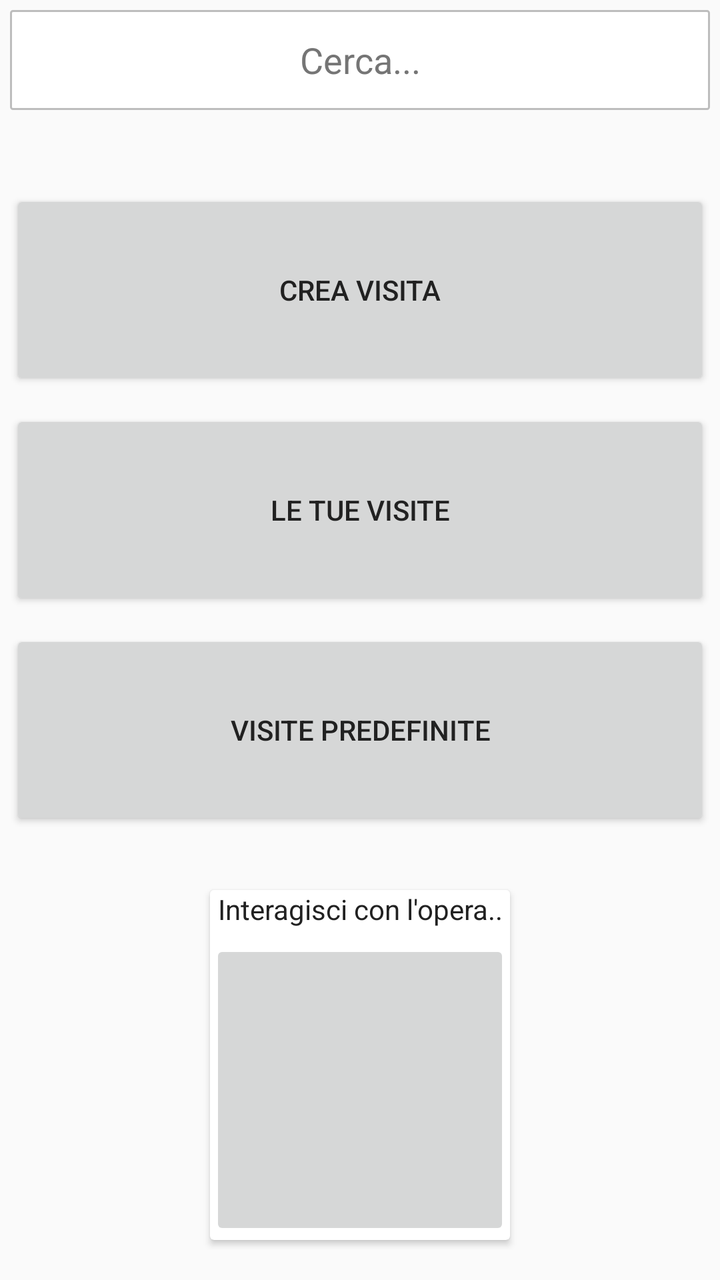
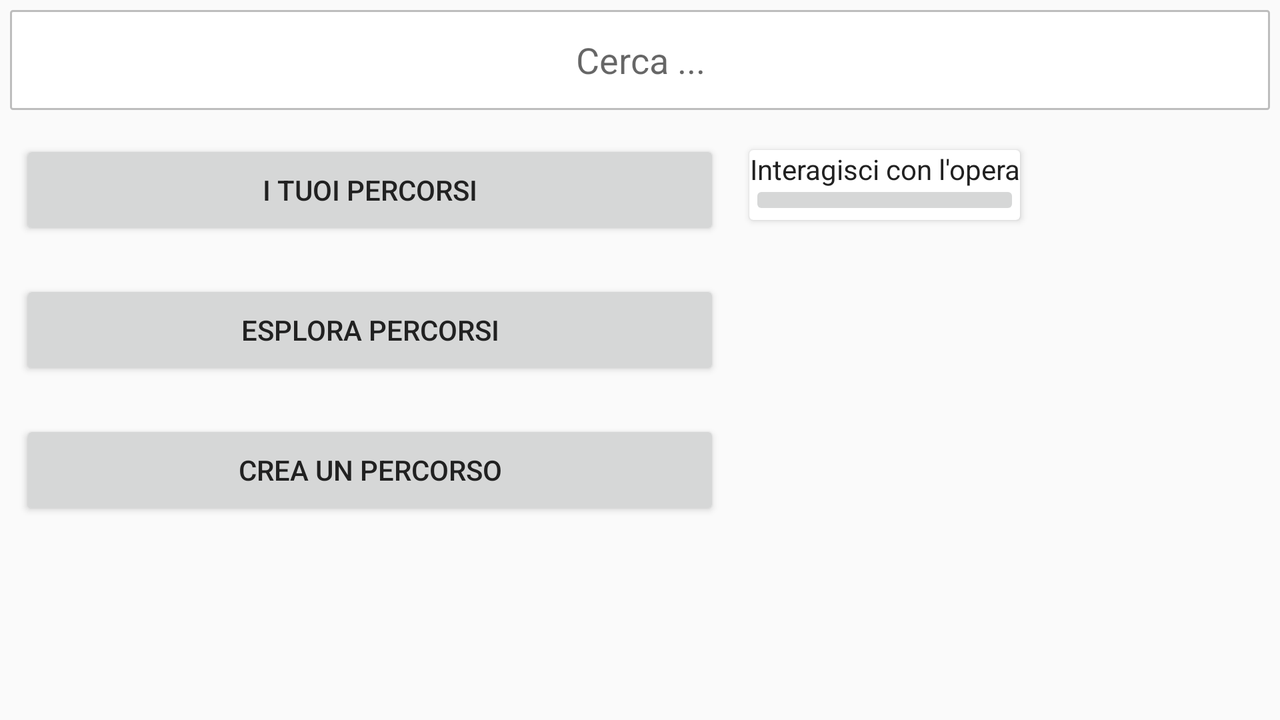

Two renders of one Android screen. The first uses the default layout on a phone; the second uses the alternative layout the repository ships for a different screen configuration, on a matching device. The two XML files are below.
<!-- AndroidManifest.xml: application theme Theme.AppCompat.Light -->
<!-- res/layout/fragment_home_visitatore.xml -->
<?xml version="1.0" encoding="utf-8"?>
<FrameLayout xmlns:android="http://schemas.android.com/apk/res/android"
    xmlns:app="http://schemas.android.com/apk/res-auto"
    xmlns:tools="http://schemas.android.com/tools"
    android:id="@+id/txt_input_cerca"
    android:layout_width="match_parent"
    android:layout_height="match_parent"
    tools:context=".home.FragmentHomeVisitatore">

    <LinearLayout
        android:layout_width="match_parent"
        android:layout_height="wrap_content"
        android:orientation="vertical">

        <EditText
            android:id="@+id/text_cerca"
            android:layout_width="match_parent"
            android:layout_height="50dp"
            android:layout_margin="5dp"
            android:background="@drawable/login_edittext"
            android:drawableLeft="@drawable/ic_baseline_search_24"
            android:gravity="center"
            android:imeOptions="actionSearch"
            android:inputType="text"
            android:textColorHint="@color/gray_600"
            tools:ignore="TextContrastCheck"
            android:hint="@string/text_cerca"/>

        <Button
            android:id="@+id/btn_crea_visita"
            android:layout_width="match_parent"
            android:layout_height="100dp"
            android:layout_marginLeft="5dp"
            android:layout_marginTop="35dp"
            android:layout_marginRight="5dp"
            android:layout_marginBottom="5dp"
            android:onClick="creaVisita"
            android:text="@string/btn_crea_visita"
            android:textColor="#212121" />

        <Button
            android:id="@+id/btn_tue_visite"
            android:layout_width="match_parent"
            android:layout_height="100dp"
            android:layout_margin="5dp"
            android:onClick="goToYourVisite"
            android:text="@string/btn_tue_visite"
            android:textColor="#212121" />

        <Button
            android:id="@+id/btn_visite_predefinite"
            android:layout_width="match_parent"
            android:layout_height="100dp"
            android:layout_margin="5dp"
            android:onClick="goToVisitePredefinite"
            android:text="@string/btn_visite_predefinite"
            android:textColor="#212121" />

        <androidx.cardview.widget.CardView
            android:id="@+id/qr_card_view"
            android:layout_width="wrap_content"
            android:layout_height="wrap_content"
            android:layout_gravity="center_horizontal"
            android:layout_marginTop="25dp"
            android:layout_marginBottom="5dp"
            >

            <ImageButton
                android:id="@+id/btn_interagisci"
                android:layout_width="150dp"
                android:layout_height="150dp"
                android:layout_marginTop="25dp"
                android:contentDescription="Interagisci"
                android:onClick="scannerQr"
                android:src="@drawable/ic_baseline_qr_code_scanner_24" />

            <TextView
                android:id="@+id/text_interagisci"
                android:layout_width="match_parent"
                android:layout_height="match_parent"
                android:layout_gravity="center_horizontal"
                android:contentDescription="interagisci con l'opera"
                android:gravity="center_horizontal"
                android:text="@string/text_interagisci"
                android:textColor="#212121"
                android:textSize="14sp" />

        </androidx.cardview.widget.CardView>
    </LinearLayout>

</FrameLayout>
<!-- resources referenced by this layout -->
<resources>
  <color name="gray_600">#FF757575</color>
  <!-- drawable login_edittext (drawable) -->
  <?xml version="1.0" encoding="utf-8"?>
  <selector xmlns:android="http://schemas.android.com/apk/res/android">
      <item>
          <shape>
              <gradient
                  android:angle="270"
                  android:endColor="@color/white"
                  android:startColor="@color/white" />
              <stroke
                  android:width="1dp"
                  android:color="@color/gray_400" />
              <corners
                  android:radius="1dp" />
              <padding
                  android:bottom="10dp"
                  android:left="10dp"
                  android:right="10dp"
                  android:top="10dp" />
          </shape>
      </item>
  
  </selector>
  <string name="btn_crea_visita" translatable="false">Crea Visita</string>
  <string name="btn_tue_visite" translatable="false">Le Tue Visite</string>
  <string name="btn_visite_predefinite" translatable="false">Visite Predefinite</string>
  <string name="text_cerca" translatable="false">Cerca...</string>
  <string name="text_interagisci" translatable="false">Interagisci con l\'opera..</string>
  <color name="white">#FFFFFFFF</color>
  <color name="gray_400">#FFBDBDBD</color>
</resources>
<!-- res/layout-land/fragment_home_visitatore.xml (the repository's variant of the layout above) -->
<!-- drawn on the phone turned sideways -->
<?xml version="1.0" encoding="utf-8"?>
<FrameLayout xmlns:android="http://schemas.android.com/apk/res/android"
    xmlns:app="http://schemas.android.com/apk/res-auto"
    xmlns:tools="http://schemas.android.com/tools"
    android:id="@+id/txt_input_cerca"
    android:layout_width="match_parent"
    android:layout_height="match_parent"
    tools:context=".home.FragmentHomeVisitatore">

    

    <LinearLayout
        android:id="@+id/ButtonContainer"
        android:layout_width="match_parent"
        android:layout_height="match_parent"
        android:layout_weight="1"
        android:orientation="vertical">


        <EditText
            android:id="@+id/text_cerca"
            android:layout_width="match_parent"
            android:layout_height="50dp"
            android:layout_margin="5dp"
            android:background="@drawable/login_edittext"
            android:drawableLeft="@drawable/ic_baseline_search_24"
            android:gravity="center"
            android:hint="Cerca ..."
            android:inputType="text"
            tools:ignore="TextContrastCheck" />

        <Button
            android:id="@+id/btn_tuoi_percorsi"
            android:layout_width="350dp"
            android:layout_height="50dp"
            android:layout_margin="10dp"
            android:text="I tuoi percorsi"
            android:textColor="#212121" />

        <Button
            android:id="@+id/btn_esplora_percorsi"
            android:layout_width="350dp"
            android:layout_height="50dp"
            android:layout_margin="10dp"
            android:text="esplora percorsi"
            android:textColor="#212121" />

        <Button
            android:id="@+id/btn_crea_percorso"
            android:layout_width="350dp"
            android:layout_height="50dp"
            android:layout_margin="10dp"
            android:text="Crea un percorso"
            android:textColor="#212121" />

    </LinearLayout>

    <LinearLayout
        android:id="@+id/QRContainer"
        android:layout_width="wrap_content"
        android:layout_height="match_parent"
        android:layout_gravity="right"
        android:layout_weight="1"
        android:orientation="vertical">

        <androidx.cardview.widget.CardView
            android:id="@+id/qr_card_view"
            android:layout_width="wrap_content"
            android:layout_height="wrap_content"
            android:layout_marginTop="75dp"
            android:layout_marginRight="130dp"
            android:layout_marginLeft="5dp">

            <ImageButton
                android:id="@+id/btn_interagisci"
                android:layout_width="match_parent"
                android:layout_height="wrap_content"
                android:layout_marginTop="15dp"
                android:contentDescription="Interagisci"
                android:onClick="scannerQr"
                android:src="@drawable/ic_baseline_qr_code_scanner_24" />

            <TextView
                android:id="@+id/text_interagisci"
                android:layout_width="match_parent"
                android:layout_height="match_parent"
                android:layout_gravity="center_horizontal"
                android:contentDescription="interagisci con l'opera"
                android:gravity="center_horizontal"
                android:text="Interagisci con l'opera"
                android:textColor="#212121"
                android:textSize="14sp" />

        </androidx.cardview.widget.CardView>
    </LinearLayout>

</FrameLayout>
<!-- resources referenced by the variant -->
<!-- as the phone turned sideways resolves them -->
<resources>
  <!-- drawable login_edittext (drawable) -->
  <?xml version="1.0" encoding="utf-8"?>
  <selector xmlns:android="http://schemas.android.com/apk/res/android">
      <item>
          <shape>
              <gradient
                  android:angle="270"
                  android:endColor="@color/white"
                  android:startColor="@color/white" />
              <stroke
                  android:width="1dp"
                  android:color="@color/gray_400" />
              <corners
                  android:radius="1dp" />
              <padding
                  android:bottom="10dp"
                  android:left="10dp"
                  android:right="10dp"
                  android:top="10dp" />
          </shape>
      </item>
  
  </selector>
  <color name="white">#FFFFFFFF</color>
  <color name="gray_400">#FFBDBDBD</color>
</resources>
